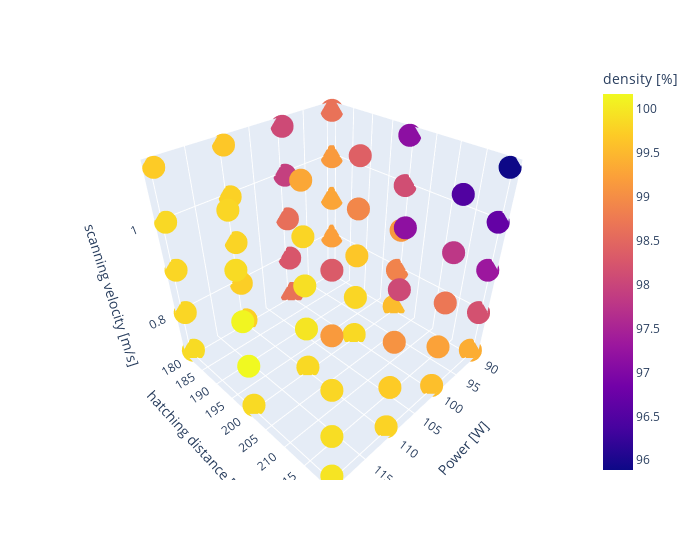

The notebook cell this image was saved under:
### Code cell
fig = px.scatter_3d(
    df, 
    x='Power [W]', 
    y='hatching distance [µm]', 
    z='scanning velocity [m/s]', 
    color='density [%]',
    )
fig.update_layout(
    width=700,
)
fig.show()

### Figure 1 — Plotly figure (JSON) as saved in the notebook; plotly's stock layout.template omitted (floating-point values rounded to 4 significant figures)
{"data": [{"hovertemplate": "Power [W]=%{x}<br>hatching distance [µm]=%{y}<br>scanning velocity [m/s]=%{z}<br>density [%]=%{marker.color}<extra></extra>", "legendgroup": "", "marker": {"color": [99.66, 99.22, 99.29, 99.16, 98.65, 99.54, 98.87, 99.13, 98.13, 97.14, 99.38, 98.18, 97.32, 96.69, 95.89, 98.64, 98.26, 98.6, 97.92, 98.07, 99.84, 99.82, 99.65, 98.92, 98.4, 99.58, 99.25, 98.71, 97.8, 96.48, 99.75, 99.74, 99.8, 99.77, 99.66, 99.84, 99.97, 99.91, 99.81, 99.31, 99.78, 99.71, 99.06, 98.08, 97.16, 99.87, 99.82, 99.82, 99.83, 99.71, 99.86, 100.2, 100.1, 99.87, 99.82, 99.96, 99.89, 99.82, 99.16, 98.32], "coloraxis": "coloraxis", "symbol": "circle"}, "mode": "markers", "name": "", "scene": "scene", "showlegend": false, "type": "scatter3d", "x": [90, 90, 90, 90, 90, 90, 90, 90, 90, 90, 90, 90, 90, 90, 90, 100, 100, 100, 100, 100, 100, 100, 100, 100, 100, 100, 100, 100, 100, 100, 110, 110, 110, 110, 110, 110, 110, 110, 110, 110, 110, 110, 110, 110, 110, 120, 120, 120, 120, 120, 120, 120, 120, 120, 120, 120, 120, 120, 120, 120], "y": [180, 180, 180, 180, 180, 200, 200, 200, 200, 200, 220, 220, 220, 220, 220, 180, 180, 180, 180, 180, 200, 200, 200, 200, 200, 220, 220, 220, 220, 220, 180, 180, 180, 180, 180, 200, 200, 200, 200, 200, 220, 220, 220, 220, 220, 180, 180, 180, 180, 180, 200, 200, 200, 200, 200, 220, 220, 220, 220, 220], "z": [0.7, 0.8, 0.9, 1, 1.1, 0.7, 0.8, 0.9, 1, 1.1, 0.7, 0.8, 0.9, 1, 1.1, 0.7, 0.8, 0.9, 1, 1.1, 0.7, 0.8, 0.9, 1, 1.1, 0.7, 0.8, 0.9, 1, 1.1, 0.7, 0.8, 0.9, 1, 1.1, 0.7, 0.8, 0.9, 1, 1.1, 0.7, 0.8, 0.9, 1, 1.1, 0.7, 0.8, 0.9, 1, 1.1, 0.7, 0.8, 0.9, 1, 1.1, 0.7, 0.8, 0.9, 1, 1.1]}], "layout": {"coloraxis": {"colorbar": {"title": {"text": "density [%]"}}, "colorscale": [[0, "#0d0887"], [0.1111, "#46039f"], [0.2222, "#7201a8"], [0.3333, "#9c179e"], [0.4444, "#bd3786"], [0.5556, "#d8576b"], [0.6667, "#ed7953"], [0.7778, "#fb9f3a"], [0.8889, "#fdca26"], [1, "#f0f921"]]}, "legend": {"tracegroupgap": 0}, "margin": {"t": 60}, "scene": {"domain": {"x": [0, 1], "y": [0, 1]}, "xaxis": {"title": {"text": "Power [W]"}}, "yaxis": {"title": {"text": "hatching distance [µm]"}}, "zaxis": {"title": {"text": "scanning velocity [m/s]"}}}, "width": 700}}
